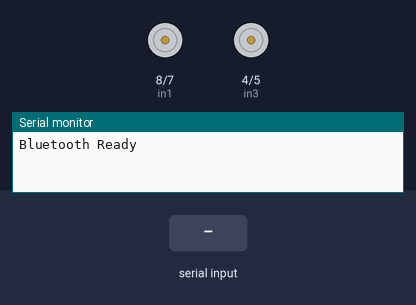
Bench run of a sketch on a simulated Arduino Uno, built with avr-gcc and run on an emulated ATmega328P. On the bench: motor-driver pin pairs drawn as motors (green arrow = first pin HIGH = forward, orange = second pin HIGH = backward, longer = more drive, scaled by the enable pin), the last lines printed to the serial monitor. The inputs (shaded band) are chosen by the test bench.

Above: at 1.2 s.
1.3 s: "1\n" received over Serial
At 1.9 s:
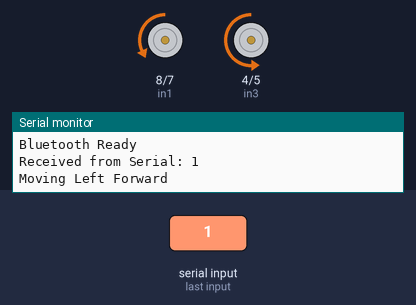
2.8 s: "2\n" received over the second serial link
At 4.0 s:
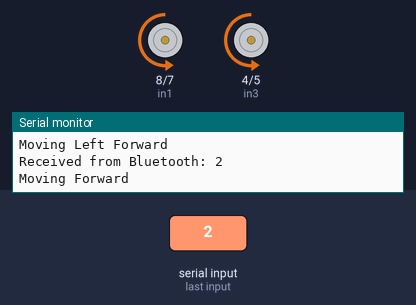
4.3 s: "3\n" received over Serial
At 5.3 s:
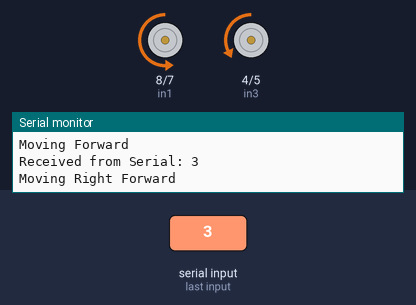
5.8 s: "4\n" received over the second serial link
At 6.4 s:
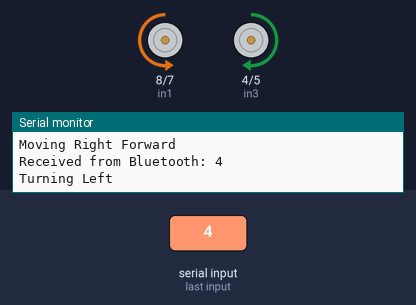
7.3 s: "5\n" received over Serial
At 7.6 s:
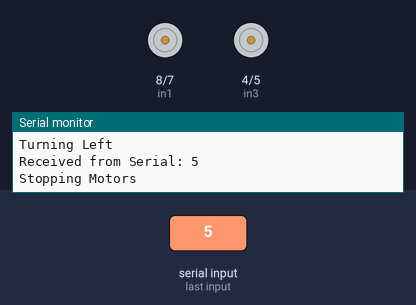
8.8 s: "2\n" received over Serial
At 10.0 s:
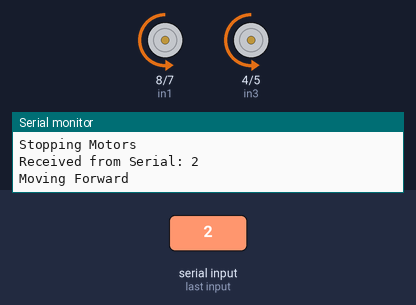
Timing chart, 0 to 11.3 s (numbered marks = the images above; inputs shaded):
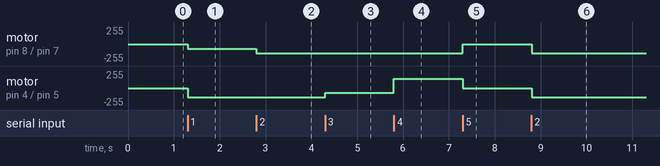

Measured:
- after the input at 1.3 s, motor on pin 8 (in1) / pin 7 (in2): stopped → backward 70/255 at once; motor on pin 4 (in3) / pin 5 (in4): stopped → backward 140/255 at once
- after the input at 2.8 s, motor on pin 8 (in1) / pin 7 (in2): backward 70/255 → backward 140/255 at once
- after the input at 4.3 s, motor on pin 4 (in3) / pin 5 (in4): backward 140/255 → backward 70/255 at once
- after the input at 5.8 s, motor on pin 4 (in3) / pin 5 (in4): backward 70/255 → forward 140/255 at once
- after the input at 7.3 s, motor on pin 8 (in1) / pin 7 (in2): backward 140/255 → stopped at once; motor on pin 4 (in3) / pin 5 (in4): forward 140/255 → stopped at once
- after the input at 8.8 s, motor on pin 8 (in1) / pin 7 (in2), motor on pin 4 (in3) / pin 5 (in4): stopped → backward 140/255 at once

The sketch:

FOREST.ino
```cpp
#define enA 3
#define in1 8
#define in2 7
#define enB 6
#define in3 4
#define in4 5
#include <SoftwareSerial.h>

SoftwareSerial mySerial(0, 1); // RX, TX
// Наші піни ----------------------------------------------------------------------------------------------------------------------------------------------------------------------
String inputString = "";

int motorSpeedA = 140;
int motorSpeedB = 140;

void setup() {
  pinMode(enA, OUTPUT);
  pinMode(enB, OUTPUT);
  pinMode(in1, OUTPUT);
  pinMode(in2, OUTPUT);
  pinMode(in3, OUTPUT);
  pinMode(in4, OUTPUT);

  Serial.begin(9600); // Ініціалізація апаратного серійного порту для Bluetooth
  mySerial.begin(9600); // Ініціалізація програмного серійного порту для Bluetooth

  Serial.println("Bluetooth Ready");
}

void loop() {
  if (Serial.available() > 0) {
    inputString = Serial.readStringUntil('\n');
    Serial.print("Received from Serial: ");
    Serial.println(inputString);
    handleInput(inputString);
  }

  if (mySerial.available() > 0) {
    inputString = mySerial.readStringUntil('\n');
    Serial.print("Received from Bluetooth: ");
    Serial.println(inputString);
    handleInput(inputString);
  }
}

// ВПЕРЕД ПОЧАТОК ------------------------------------------------------------------------------------------------------------------------------------------------------
void MoveForward() {
  digitalWrite(in1, LOW);
  digitalWrite(in2, HIGH);

  digitalWrite(in3, LOW);
  digitalWrite(in4, HIGH);

  analogWrite(enA, motorSpeedA);
  analogWrite(enB, motorSpeedB);
}

void MoveLeftForward() {
  int reducedSpeedA = motorSpeedA / 2;
  digitalWrite(in1, LOW);
  digitalWrite(in2, HIGH);

  digitalWrite(in3, LOW);
  digitalWrite(in4, HIGH);

  analogWrite(enA, reducedSpeedA);
  analogWrite(enB, motorSpeedB);
}

void MoveRightForward() {
  int reducedSpeedB = motorSpeedB / 2;
  digitalWrite(in1, LOW);
  digitalWrite(in2, HIGH);

  digitalWrite(in3, LOW);
  digitalWrite(in4, HIGH);

  analogWrite(enA, motorSpeedA);
  analogWrite(enB, reducedSpeedB);
}
// ВПЕРЕД КІНЕЦЬ -------------------------------------------------------------------------------------------------------------------------------------------------------------

// СЕРЕДИНА ПОЧАТОК ---------------------------------------------------------------------------------------------------------------------------------------------------------------
void TurnLeft() {
  digitalWrite(in1, LOW);
  digitalWrite(in2, HIGH);

  digitalWrite(in3, HIGH);
  digitalWrite(in4, LOW);

  analogWrite(enA, motorSpeedA);
  analogWrite(enB, motorSpeedB);
}

void TurnRight() {
  digitalWrite(in1, HIGH);
  digitalWrite(in2, LOW);

  digitalWrite(in3, LOW);
  digitalWrite(in4, HIGH);

  analogWrite(enA, motorSpeedA);
  analogWrite(enB, motorSpeedB);
}

void StopMotors() {
  digitalWrite(in1, LOW);
  digitalWrite(in2, LOW);

  digitalWrite(in3, LOW);
  digitalWrite(in4, LOW);

  analogWrite(enA, 0);
  analogWrite(enB, 0);
}

void MoveBackward() {
  digitalWrite(in1, HIGH);
  digitalWrite(in2, LOW);

  digitalWrite(in3, HIGH);
  digitalWrite(in4, LOW);

  analogWrite(enA, motorSpeedA);
  analogWrite(enB, motorSpeedB);
}
// СЕРЕДИНА КІНЕЦЬ ---------------------------------------------------------------------------------------------------------------------------------------------------

// НАЗАД ПОЧАТОК ---------------------------------------------------------------------------------------------------------------------------------------------------------
void MoveLeftBackward() {
  int reducedSpeedA = motorSpeedA / 2;
  digitalWrite(in1, HIGH);
  digitalWrite(in2, LOW);

  digitalWrite(in3, HIGH);
  digitalWrite(in4, LOW);

  analogWrite(enA, reducedSpeedA);
  analogWrite(enB, motorSpeedB);
}

void MoveRightBackward() {
  int reducedSpeedB = motorSpeedB / 2;
  digitalWrite(in1, HIGH);
  digitalWrite(in2, LOW);

  digitalWrite(in3, HIGH);
  digitalWrite(in4, LOW);

  analogWrite(enA, motorSpeedA);
  analogWrite(enB, reducedSpeedB);
}
// НАЗАД КІНЕЦЬ ----------------------------------------------------------------------------------------------------------------------------------------------------------

void setMotorSpeed(int speed) {
  motorSpeedA = constrain(speed, 0, 255);
  motorSpeedB = motorSpeedA;
  analogWrite(enA, motorSpeedA);
  analogWrite(enB, motorSpeedB);
}

void handleInput(String inputString) {
  inputString.trim(); // Remove any extra whitespace
  int command = inputString.toInt();

  switch(command) {
    case 1:
      MoveLeftForward();
      Serial.println("Moving Left Forward");
      break;
    case 2:
      MoveForward();
      Serial.println("Moving Forward");
      break;
    case 3:
      MoveRightForward();
      Serial.println("Moving Right Forward");
      break;
    case 4:
      TurnLeft();
      Serial.println("Turning Left");
      break;
    case 5:
      StopMotors();
      Serial.println("Stopping Motors");
      break;
    case 6:
      TurnRight();
      Serial.println("Turning Right");
      break;
    case 7:
      MoveLeftBackward();
      Serial.println("Moving Left Backward");
      break;
    case 8:
      MoveBackward();
      Serial.println("Moving Backward");
      break;
    case 9:
      MoveRightBackward();
      Serial.println("Moving Right Backward");
      break;
    default:
      Serial.println("Unknown Command");
      break;
  }
}
```
